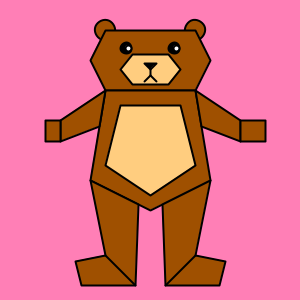
Frame 1 (no input)
Frame 60 (the mouse pressed at the canvas centre just before this capture): identical to frame 1, image omitted
Frame 120 (the mouse held since frame 60 and released just before this capture): identical to frame 1, image omitted

The Processing sketch that drew this single still picture (run headless with seeded random() and noise(); from frame 60 on, the mouse is pressed at the canvas centre):

// Processing sketch: processing_95176
// ── processing_95176.pde

int x=150;
int y=120;

void setup() {
  background(255,127,182);
  size(300,300);
  smooth();
  strokeWeight(2);
  strokeJoin(ROUND);
}

void draw() {
//ear
  background(255,127,182);
  fill(159,80,0);
  arc(x-45,y-90,20,20,x-30,y+240);
  arc(x+45,y-90,20,20,x+30,y+300);


// head
  fill(159,80,0);
  beginShape();
  vertex(x-45,y-90);
  vertex(x+45,y-90);
  vertex(x+60,y-60);
  vertex(x+45,y-30);
  vertex(x-45,y-30);
  vertex(x-60,y-60);
  endShape(CLOSE);

//eyes
  fill(0);
  ellipse(x-24,y-72,11,11);
  ellipse(x+24,y-72,11,11);
  fill(255);
  ellipse(x-22,y-72,6,6);
  ellipse(x+26,y-72,6,6);

//mouth area
  fill(255,205,127);
  beginShape();
  vertex(x-18,y-66);
  vertex(x+18,y-66);
  vertex(x+30,y-51);
  vertex(x+18,y-36);
  vertex(x-18,y-36);
  vertex(x-30,y-51);
  endShape(CLOSE);

//nose
  fill(0);
  triangle(x-6,y-57,x+6,y-57,x,y-51);
  line(x,y-51,x,y-45);
  line(x,y-45,x-6,y-39);
  line(x,y-45,x+6,y-39);

//body
  fill(159,80,0);
  beginShape();
  vertex(x-45,y-30);
  vertex(x+45,y-30);
  vertex(x+60,y+60);
  vertex(x,y+90);
  vertex(x-60,y+60);
  endShape(CLOSE);

//arms
  quad(x-45,y-30,x-51,y+6,x-90,y+21,x-90,y);
  rect(x-105,y,x-135,y-99);
  quad(x+45,y-30,x+90,y,x+90,y+21,x+51,y+6);
  rect(x+90,y,x-125,y-99);

//left leg
  beginShape();
  vertex(x-60,y+60);
  vertex(x-12,y+84);
  vertex(x-15,y+165);
  vertex(x-69,y+165);
  vertex(x-75,y+141);
  vertex(x-45,y+135);
  endShape(CLOSE);
  line(x-45,y+135,x-15,y+165);

//belly
  fill(255,205,127);
  beginShape();
  vertex(x-30,y-15);
  vertex(x+30,y-15);
  vertex(x+45,y+45);
  vertex(x,y+75);
  vertex(x-45,y+45);
  endShape(CLOSE);

//right leg
  fill(159,80,0);
  beginShape();
  vertex(x+60,y+60);
  vertex(x+45,y+135);
  vertex(x+75,y+141);
  vertex(x+69,y+165);
  vertex(x+15,y+165);
  vertex(x+12,y+84);
  endShape(CLOSE);
  line(x+15,y+165,x+45,y+135);
}
